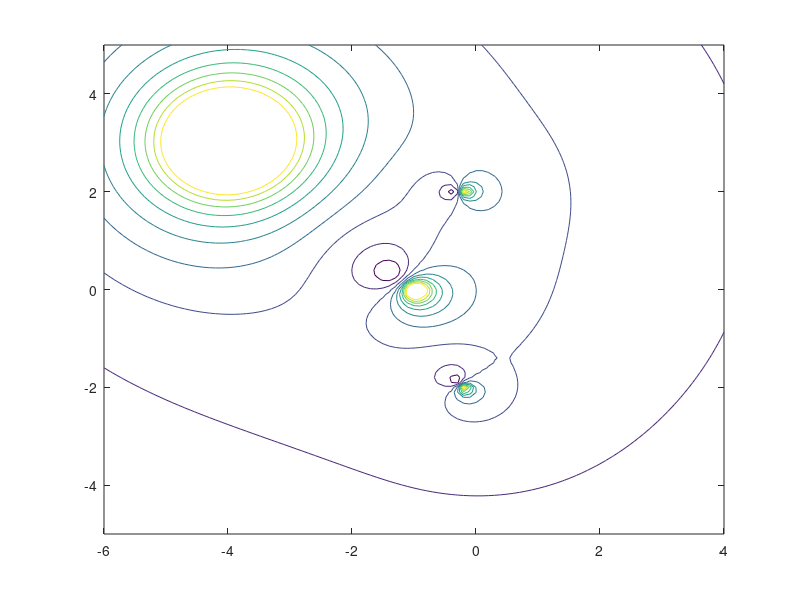

Write MATLAB code to recreate this figure. (Note: this script raises an error after producing the figure.)
function H = bode3d

ax = [-6 4 -5 5];

close all
mu = [inf -.2+2i -.2-2i -1 -4+3i]; 
r =  [1, 1, 1, 3,20];

wt = abs(r ./ real(mu))
mx = 20;

[sig omeg] = meshgrid(ax(1):.1:ax(2),ax(3):.1:ax(4));

Y = U(complex(sig,omeg));
Y(abs(Y)>mx) = mx;

% figure;
% mesh(sig,omeg,angle(Y));
% zlabel('arg(H(s))','fontsize',12,'fontweight','demi')
% xlabel('\sigma','fontsize',12,'fontweight','demi')
% ylabel('j\omega','fontsize',12,'fontweight','demi')

figure;

contour(sig,omeg,abs(Y))
xlabel('\sigma','fontsize',12,'fontweight','demi')
ylabel('j\omega','fontsize',12,'fontweight','demi')


figure
mesh(sig,omeg,abs(Y))
zlabel('|H(s)|','fontsize',12,'fontweight','demi')
xlabel('\sigma','fontsize',12,'fontweight','demi')
ylabel('j\omega','fontsize',12,'fontweight','demi')

figure;
omeg = ax(3):.1:ax(4);
H = abs(U(1i*omeg));
plot(omeg,abs(H));
axis([ax(3) ax(4) 0 12]);
ylabel('|H(j\omega)|','fontsize',12,'fontweight','demi')
xlabel('j\omega','fontsize',12,'fontweight','demi')

% figure
% plot(omeg,angle(U(1i*omeg)));
% ylabel('arg(H(j\omega))','fontsize',12,'fontweight','demi')
% xlabel('j\omega','fontsize',12,'fontweight','demi')

    function u = U(s)
        u = 0;
        for i = 1:length(mu)
            if isinf(mu(i))
                u = u+r(i);
            else
                u = u + r(i)./(s - mu(i));
            end
        end
    end
end
